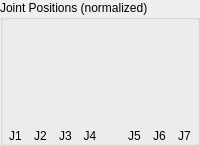
       <widget class="QGroupBox" name="positions_groupbox">
        <property name="title">
         <string>Joint Positions (normalized)</string>
        </property>
        <layout class="QHBoxLayout" name="horizontalLayout_6">
         <property name="spacing">
          <number>0</number>
         </property>
         <property name="leftMargin">
          <number>0</number>
         </property>
         <property name="topMargin">
          <number>9</number>
         </property>
         <property name="rightMargin">
          <number>0</number>
         </property>
         <property name="bottomMargin">
          <number>0</number>
         </property>
         <item>
          <layout class="QVBoxLayout" name="verticalLayout_32">
           <property name="spacing">
            <number>0</number>
           </property>
           <item>
            <layout class="QHBoxLayout" name="horizontalLayout_19">
             <property name="spacing">
              <number>0</number>
             </property>
             <item>
              <layout class="QVBoxLayout" name="verticalLayout_18">
               <property name="spacing">
                <number>0</number>
               </property>
               <item>
                <widget class="QwtThermo" name="jp_0">
                 <property name="sizePolicy">
                  <sizepolicy hsizetype="Fixed" vsizetype="MinimumExpanding">
                   <horstretch>0</horstretch>
                   <verstretch>0</verstretch>
                  </sizepolicy>
                 </property>
                 <property name="minimumSize">
                  <size>
                   <width>0</width>
                   <height>50</height>
                  </size>
                 </property>
                 <property name="autoFillBackground">
                  <bool>true</bool>
                 </property>
                 <property name="alarmEnabled">
                  <bool>true</bool>
                 </property>
                 <property name="alarmLevel">
                  <double>0.660000000000000</double>
                 </property>
                 <property name="scalePosition">
                  <enum>QwtThermo::NoScale</enum>
                 </property>
                 <property name="borderWidth">
                  <number>0</number>
                 </property>
                 <property name="pipeWidth">
                  <number>20</number>
                 </property>
                 <property name="value">
                  <double>0.900000000000000</double>
                 </property>
                </widget>
               </item>
               <item>
                <widget class="QwtThermo" name="jn_0">
                 <property name="sizePolicy">
                  <sizepolicy hsizetype="Fixed" vsizetype="MinimumExpanding">
                   <horstretch>0</horstretch>
                   <verstretch>0</verstretch>
                  </sizepolicy>
                 </property>
                 <property name="minimumSize">
                  <size>
                   <width>0</width>
                   <height>50</height>
                  </size>
                 </property>
                 <property name="autoFillBackground">
                  <bool>false</bool>
                 </property>
                 <property name="alarmEnabled">
                  <bool>true</bool>
                 </property>
                 <property name="alarmLevel">
                  <double>0.660000000000000</double>
                 </property>
                 <property name="scalePosition">
                  <enum>QwtThermo::NoScale</enum>
                 </property>
                 <property name="borderWidth">
                  <number>0</number>
                 </property>
                 <property name="pipeWidth">
                  <number>20</number>
                 </property>
                 <property name="value">
                  <double>0.900000000000000</double>
                 </property>
                </widget>
               </item>
              </layout>
             </item>
            </layout>
           </item>
           <item>
            <widget class="QLabel" name="label_28">
             <property name="text">
              <string>J1</string>
             </property>
             <property name="alignment">
              <set>Qt::AlignCenter</set>
             </property>
            </widget>
           </item>
          </layout>
         </item>
         <item>
          <layout class="QVBoxLayout" name="verticalLayout_33">
           <property name="spacing">
            <number>0</number>
           </property>
           <item>
            <layout class="QHBoxLayout" name="horizontalLayout_20">
             <property name="spacing">
              <number>0</number>
             </property>
             <item>
              <layout class="QVBoxLayout" name="verticalLayout_19">
               <property name="spacing">
                <number>0</number>
               </property>
               <item>
                <widget class="QwtThermo" name="jp_1">
                 <property name="sizePolicy">
                  <sizepolicy hsizetype="Fixed" vsizetype="MinimumExpanding">
                   <horstretch>0</horstretch>
                   <verstretch>0</verstretch>
                  </sizepolicy>
                 </property>
                 <property name="minimumSize">
                  <size>
                   <width>0</width>
                   <height>50</height>
                  </size>
                 </property>
                 <property name="autoFillBackground">
                  <bool>false</bool>
                 </property>
                 <property name="alarmEnabled">
                  <bool>true</bool>
                 </property>
                 <property name="alarmLevel">
                  <double>0.660000000000000</double>
                 </property>
                 <property name="scalePosition">
                  <enum>QwtThermo::NoScale</enum>
                 </property>
                 <property name="borderWidth">
                  <number>0</number>
                 </property>
                 <property name="pipeWidth">
                  <number>20</number>
                 </property>
                 <property name="value">
                  <double>0.900000000000000</double>
                 </property>
                </widget>
               </item>
               <item>
                <widget class="QwtThermo" name="jn_1">
                 <property name="sizePolicy">
                  <sizepolicy hsizetype="Fixed" vsizetype="MinimumExpanding">
                   <horstretch>0</horstretch>
                   <verstretch>0</verstretch>
                  </sizepolicy>
                 </property>
                 <property name="minimumSize">
                  <size>
                   <width>0</width>
                   <height>50</height>
                  </size>
                 </property>
                 <property name="autoFillBackground">
                  <bool>false</bool>
                 </property>
                 <property name="alarmEnabled">
                  <bool>true</bool>
                 </property>
                 <property name="alarmLevel">
                  <double>0.660000000000000</double>
                 </property>
                 <property name="scalePosition">
                  <enum>QwtThermo::NoScale</enum>
                 </property>
                 <property name="borderWidth">
                  <number>0</number>
                 </property>
                 <property name="pipeWidth">
                  <number>20</number>
                 </property>
                 <property name="value">
                  <double>0.900000000000000</double>
                 </property>
                </widget>
               </item>
              </layout>
             </item>
            </layout>
           </item>
           <item>
            <widget class="QLabel" name="label_29">
             <property name="text">
              <string>J2</string>
             </property>
             <property name="alignment">
              <set>Qt::AlignCenter</set>
             </property>
            </widget>
           </item>
          </layout>
         </item>
         <item>
          <layout class="QVBoxLayout" name="verticalLayout_34">
           <property name="spacing">
            <number>0</number>
           </property>
           <item>
            <layout class="QHBoxLayout" name="horizontalLayout_21">
             <property name="spacing">
              <number>0</number>
             </property>
             <item>
              <layout class="QVBoxLayout" name="verticalLayout_20">
               <property name="spacing">
                <number>0</number>
               </property>
               <item>
                <widget class="QwtThermo" name="jp_2">
                 <property name="sizePolicy">
                  <sizepolicy hsizetype="Fixed" vsizetype="MinimumExpanding">
                   <horstretch>0</horstretch>
                   <verstretch>0</verstretch>
                  </sizepolicy>
                 </property>
                 <property name="minimumSize">
                  <size>
                   <width>0</width>
                   <height>50</height>
                  </size>
                 </property>
                 <property name="autoFillBackground">
                  <bool>false</bool>
                 </property>
                 <property name="alarmEnabled">
                  <bool>true</bool>
                 </property>
                 <property name="alarmLevel">
                  <double>0.660000000000000</double>
                 </property>
                 <property name="scalePosition">
                  <enum>QwtThermo::NoScale</enum>
                 </property>
                 <property name="borderWidth">
                  <number>0</number>
                 </property>
                 <property name="pipeWidth">
                  <number>20</number>
                 </property>
                 <property name="value">
                  <double>0.900000000000000</double>
                 </property>
                </widget>
               </item>
               <item>
                <widget class="QwtThermo" name="jn_2">
                 <property name="sizePolicy">
                  <sizepolicy hsizetype="Fixed" vsizetype="MinimumExpanding">
                   <horstretch>0</horstretch>
                   <verstretch>0</verstretch>
                  </sizepolicy>
                 </property>
                 <property name="minimumSize">
                  <size>
                   <width>0</width>
                   <height>50</height>
                  </size>
                 </property>
                 <property name="autoFillBackground">
                  <bool>false</bool>
                 </property>
                 <property name="alarmEnabled">
                  <bool>true</bool>
                 </property>
                 <property name="alarmLevel">
                  <double>0.660000000000000</double>
                 </property>
                 <property name="scalePosition">
                  <enum>QwtThermo::NoScale</enum>
                 </property>
                 <property name="borderWidth">
                  <number>0</number>
                 </property>
                 <property name="pipeWidth">
                  <number>20</number>
                 </property>
                 <property name="value">
                  <double>0.900000000000000</double>
                 </property>
                </widget>
               </item>
              </layout>
             </item>
            </layout>
           </item>
           <item>
            <widget class="QLabel" name="label_30">
             <property name="text">
              <string>J3</string>
             </property>
             <property name="alignment">
              <set>Qt::AlignCenter</set>
             </property>
            </widget>
           </item>
          </layout>
         </item>
         <item>
          <layout class="QVBoxLayout" name="verticalLayout_35">
           <property name="spacing">
            <number>0</number>
           </property>
           <item>
            <layout class="QHBoxLayout" name="horizontalLayout_22">
             <property name="spacing">
              <number>0</number>
             </property>
             <item>
              <layout class="QVBoxLayout" name="verticalLayout_21">
               <property name="spacing">
                <number>0</number>
               </property>
               <item>
                <widget class="QwtThermo" name="jp_3">
                 <property name="sizePolicy">
                  <sizepolicy hsizetype="Fixed" vsizetype="MinimumExpanding">
                   <horstretch>0</horstretch>
                   <verstretch>0</verstretch>
                  </sizepolicy>
                 </property>
                 <property name="minimumSize">
                  <size>
                   <width>0</width>
                   <height>50</height>
                  </size>
                 </property>
                 <property name="autoFillBackground">
                  <bool>false</bool>
                 </property>
                 <property name="alarmEnabled">
                  <bool>true</bool>
                 </property>
                 <property name="alarmLevel">
                  <double>0.660000000000000</double>
                 </property>
                 <property name="scalePosition">
                  <enum>QwtThermo::NoScale</enum>
                 </property>
                 <property name="borderWidth">
                  <number>0</number>
                 </property>
                 <property name="pipeWidth">
                  <number>20</number>
                 </property>
                 <property name="value">
                  <double>0.900000000000000</double>
                 </property>
                </widget>
               </item>
               <item>
                <widget class="QwtThermo" name="jn_3">
                 <property name="sizePolicy">
                  <sizepolicy hsizetype="Fixed" vsizetype="MinimumExpanding">
                   <horstretch>0</horstretch>
                   <verstretch>0</verstretch>
                  </sizepolicy>
                 </property>
                 <property name="minimumSize">
                  <size>
                   <width>0</width>
                   <height>50</height>
                  </size>
                 </property>
                 <property name="autoFillBackground">
                  <bool>false</bool>
                 </property>
                 <property name="alarmEnabled">
                  <bool>true</bool>
                 </property>
                 <property name="alarmLevel">
                  <double>0.660000000000000</double>
                 </property>
                 <property name="scalePosition">
                  <enum>QwtThermo::NoScale</enum>
                 </property>
                 <property name="borderWidth">
                  <number>0</number>
                 </property>
                 <property name="pipeWidth">
                  <number>20</number>
                 </property>
                 <property name="value">
                  <double>0.900000000000000</double>
                 </property>
                </widget>
               </item>
              </layout>
             </item>
            </layout>
           </item>
           <item>
            <widget class="QLabel" name="label_31">
             <property name="text">
              <string>J4</string>
             </property>
             <property name="alignment">
              <set>Qt::AlignCenter</set>
             </property>
            </widget>
           </item>
          </layout>
         </item>
         <item>
          <spacer name="horizontalSpacer_2">
           <property name="orientation">
            <enum>Qt::Horizontal</enum>
           </property>
           <property name="sizeType">
            <enum>QSizePolicy::Fixed</enum>
           </property>
           <property name="sizeHint" stdset="0">
            <size>
             <width>20</width>
             <height>20</height>
            </size>
           </property>
          </spacer>
         </item>
         <item>
          <layout class="QVBoxLayout" name="verticalLayout_36">
           <property name="spacing">
            <number>0</number>
           </property>
           <item>
            <layout class="QHBoxLayout" name="horizontalLayout_23">
             <property name="spacing">
              <number>0</number>
             </property>
             <item>
              <layout class="QVBoxLayout" name="verticalLayout_22">
               <property name="spacing">
                <number>0</number>
               </property>
               <item>
                <widget class="QwtThermo" name="jp_4">
                 <property name="sizePolicy">
                  <sizepolicy hsizetype="Fixed" vsizetype="MinimumExpanding">
                   <horstretch>0</horstretch>
                   <verstretch>0</verstretch>
                  </sizepolicy>
                 </property>
                 <property name="minimumSize">
                  <size>
                   <width>0</width>
                   <height>50</height>
                  </size>
                 </property>
                 <property name="autoFillBackground">
                  <bool>false</bool>
                 </property>
                 <property name="alarmEnabled">
                  <bool>true</bool>
                 </property>
                 <property name="alarmLevel">
                  <double>0.660000000000000</double>
                 </property>
                 <property name="scalePosition">
                  <enum>QwtThermo::NoScale</enum>
                 </property>
                 <property name="borderWidth">
                  <number>0</number>
                 </property>
                 <property name="pipeWidth">
                  <number>20</number>
                 </property>
                 <property name="value">
                  <double>0.900000000000000</double>
                 </property>
                </widget>
               </item>
               <item>
                <widget class="QwtThermo" name="jn_4">
                 <property name="sizePolicy">
                  <sizepolicy hsizetype="Fixed" vsizetype="MinimumExpanding">
                   <horstretch>0</horstretch>
                   <verstretch>0</verstretch>
                  </sizepolicy>
                 </property>
                 <property name="minimumSize">
                  <size>
                   <width>0</width>
                   <height>50</height>
                  </size>
                 </property>
                 <property name="autoFillBackground">
                  <bool>false</bool>
                 </property>
                 <property name="alarmEnabled">
                  <bool>true</bool>
                 </property>
                 <property name="alarmLevel">
                  <double>0.660000000000000</double>
                 </property>
                 <property name="scalePosition">
                  <enum>QwtThermo::NoScale</enum>
                 </property>
                 <property name="borderWidth">
                  <number>0</number>
                 </property>
                 <property name="pipeWidth">
                  <number>20</number>
                 </property>
                 <property name="value">
                  <double>0.900000000000000</double>
                 </property>
                </widget>
               </item>
              </layout>
             </item>
            </layout>
           </item>
           <item>
            <widget class="QLabel" name="label_32">
             <property name="text">
              <string>J5</string>
             </property>
             <property name="alignment">
              <set>Qt::AlignCenter</set>
             </property>
            </widget>
           </item>
          </layout>
         </item>
         <item>
          <layout class="QVBoxLayout" name="verticalLayout_37">
           <property name="spacing">
            <number>0</number>
           </property>
           <item>
            <layout class="QHBoxLayout" name="horizontalLayout_24">
             <property name="spacing">
              <number>0</number>
             </property>
             <item>
              <layout class="QVBoxLayout" name="verticalLayout_23">
               <property name="spacing">
                <number>0</number>
               </property>
               <item>
                <widget class="QwtThermo" name="jp_5">
                 <property name="sizePolicy">
                  <sizepolicy hsizetype="Fixed" vsizetype="MinimumExpanding">
                   <horstretch>0</horstretch>
                   <verstretch>0</verstretch>
                  </sizepolicy>
                 </property>
                 <property name="minimumSize">
                  <size>
                   <width>0</width>
                   <height>50</height>
                  </size>
                 </property>
                 <property name="autoFillBackground">
                  <bool>false</bool>
                 </property>
                 <property name="alarmEnabled">
                  <bool>true</bool>
                 </property>
                 <property name="alarmLevel">
                  <double>0.660000000000000</double>
                 </property>
                 <property name="scalePosition">
                  <enum>QwtThermo::NoScale</enum>
                 </property>
                 <property name="borderWidth">
                  <number>0</number>
                 </property>
                 <property name="pipeWidth">
                  <number>20</number>
                 </property>
                 <property name="value">
                  <double>0.900000000000000</double>
                 </property>
                </widget>
               </item>
               <item>
                <widget class="QwtThermo" name="jn_5">
                 <property name="sizePolicy">
                  <sizepolicy hsizetype="Fixed" vsizetype="MinimumExpanding">
                   <horstretch>0</horstretch>
                   <verstretch>0</verstretch>
                  </sizepolicy>
                 </property>
                 <property name="minimumSize">
                  <size>
                   <width>0</width>
                   <height>50</height>
                  </size>
                 </property>
                 <property name="autoFillBackground">
                  <bool>false</bool>
                 </property>
                 <property name="alarmEnabled">
                  <bool>true</bool>
                 </property>
                 <property name="alarmLevel">
                  <double>0.660000000000000</double>
                 </property>
                 <property name="scalePosition">
                  <enum>QwtThermo::NoScale</enum>
                 </property>
                 <property name="borderWidth">
                  <number>0</number>
                 </property>
                 <property name="pipeWidth">
                  <number>20</number>
                 </property>
                 <property name="value">
                  <double>0.900000000000000</double>
                 </property>
                </widget>
               </item>
              </layout>
             </item>
            </layout>
           </item>
           <item>
            <widget class="QLabel" name="label_33">
             <property name="text">
              <string>J6</string>
             </property>
             <property name="alignment">
              <set>Qt::AlignCenter</set>
             </property>
            </widget>
           </item>
          </layout>
         </item>
         <item>
          <layout class="QVBoxLayout" name="verticalLayout_38">
           <property name="spacing">
            <number>0</number>
           </property>
           <item>
            <layout class="QHBoxLayout" name="horizontalLayout_25">
             <property name="spacing">
              <number>0</number>
             </property>
             <item>
              <layout class="QVBoxLayout" name="verticalLayout_39">
               <property name="spacing">
                <number>0</number>
               </property>
               <item>
                <widget class="QwtThermo" name="jp_6">
                 <property name="sizePolicy">
                  <sizepolicy hsizetype="Fixed" vsizetype="MinimumExpanding">
                   <horstretch>0</horstretch>
                   <verstretch>0</verstretch>
                  </sizepolicy>
                 </property>
                 <property name="minimumSize">
                  <size>
                   <width>0</width>
                   <height>50</height>
                  </size>
                 </property>
                 <property name="autoFillBackground">
                  <bool>false</bool>
                 </property>
                 <property name="alarmEnabled">
                  <bool>true</bool>
                 </property>
                 <property name="alarmLevel">
                  <double>0.660000000000000</double>
                 </property>
                 <property name="scalePosition">
                  <enum>QwtThermo::NoScale</enum>
                 </property>
                 <property name="borderWidth">
                  <number>0</number>
                 </property>
                 <property name="pipeWidth">
                  <number>20</number>
                 </property>
                 <property name="value">
                  <double>0.900000000000000</double>
                 </property>
                </widget>
               </item>
               <item>
                <widget class="QwtThermo" name="jn_6">
                 <property name="sizePolicy">
                  <sizepolicy hsizetype="Fixed" vsizetype="MinimumExpanding">
                   <horstretch>0</horstretch>
                   <verstretch>0</verstretch>
                  </sizepolicy>
                 </property>
                 <property name="minimumSize">
                  <size>
                   <width>0</width>
                   <height>50</height>
                  </size>
                 </property>
                 <property name="autoFillBackground">
                  <bool>false</bool>
                 </property>
                 <property name="alarmEnabled">
                  <bool>true</bool>
                 </property>
                 <property name="alarmLevel">
                  <double>0.660000000000000</double>
                 </property>
                 <property name="scalePosition">
                  <enum>QwtThermo::NoScale</enum>
                 </property>
                 <property name="borderWidth">
                  <number>0</number>
                 </property>
                 <property name="pipeWidth">
                  <number>20</number>
                 </property>
                 <property name="value">
                  <double>0.900000000000000</double>
                 </property>
                </widget>
               </item>
              </layout>
             </item>
            </layout>
           </item>
           <item>
            <widget class="QLabel" name="label_34">
             <property name="text">
              <string>J7</string>
             </property>
             <property name="alignment">
              <set>Qt::AlignCenter</set>
             </property>
            </widget>
           </item>
          </layout>
         </item>
        </layout>
       </widget>
